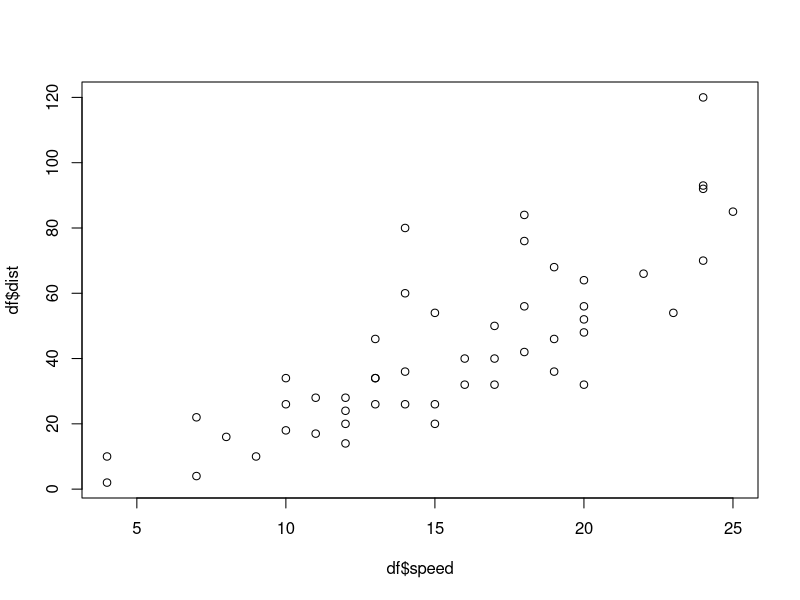

Source code (R):
## ---- chunk 1
library(knitr)
obs <- seq(1:5)
income <- c(30,28,52,40,35)
edu <- c(12,13,18,16,17)
df <- data.frame(obs,income,edu)
names(df) <- c("Observation","Income ($*1000)","Education (Years)")
kable(df)
## ---- chunk 2
meana <- mean(income)
meanb <-  mean(edu)

df$a <- income - meana
df$b <- edu - meanb
df$c <- df$a*df$b

sum <- sum(df$c)

sda <- sd(income)
sdb <- sd(edu)

 bottom <- 4*sda*sdb

cor1 <- sum/bottom
cor1
## ---- chunk 3
test <- cor1*sqrt(3)/sqrt(1-cor1^2)
test

crt <- qt(0.975, 3)
crt
## ---- chunk 4
spearman <- cor(df$`Education (Years)`,df$`Income ($*1000)`, method = "spearman")
spearman
## ---- chunk 5
testd <- cor.test(df$`Education (Years)`,df$`Income ($*1000)`, method = "spearman")
testd
## ---- chunk 6
sample36 <- 2/sqrt(36)
sample36

sample80 <- 2/sqrt(80)
sample80
## ---- chunk 7
library(knitr)
Obs <- seq(1:4)
X <- c(2,8,9,7)
Y <- c(6,6,10,4)
df <- data.frame(Obs,X,Y)
kable(df)
## ---- chunk 8
cc3 <- cor(X, Y, method="pearson")
round(cc3, 3)
## ---- chunk 9
year <- 1984:1994
income <- c(35165,35778,37027,37256,37512,37997,37343,36054,35593,35241,35486)
races <- c(399,469,429,450,474,598,364,430,433,410,317)
df <- data.frame(year,income,races)
names(df) <- c("Year","Median income","Number of races won by leading jockey")
kable(df)
## ---- chunk 10
cortest <- cor.test(races,income,method = "pearson")
cortest

round(cortest$estimate, 3)

pvalue <- cortest$p.value

if(pvalue < 0.05){
print("We reject the null hypothesis")
} else {
print("We fail to reject the null hypothesis")}

## ---- chunk 11
library(knitr)
obs <- 1:6
x <- c(1,2,5,6,11,12)
y <- c(8,4,12,3,10,7)
df <- data.frame(obs,x,y)
names(df) <- c("Observation","Rank of x","Rank of y")
kable(df)
## ---- chunk 12
spearman5 <-  cor.test(df$`Rank of y`, df$`Rank of x`, method = "spearman", alternative = "less")
spearman5
## ---- chunk 13
library(knitr)
obs <- 1:6
x <- c(3.2,2.4,1.6,8.3,7.2,5.1)
y <- c(6.2,7.3,8.1,2.6,6.3,4.3)
df <- data.frame(obs,x,y)
names(df) <- c("Observation","x","y")
kable(df)
## ---- chunk 14
cortest6 <- cor.test(df$x, df$y, method = "pearson")
cortest6

round(cortest6$estimate, 3)
pvalue6 <- cortest6$p.value

if(pvalue6<0.05){
print("We reject the null hypothesis")
} else {
print("We fail to reject the null hypothesis")}
## ---- chunk 15
#m <- read.csv("Milwaukee_sales.csv", header = TRUE)
#cor.test(m$LotSize, m$Bedrms, method = "pearson")
#csv inaccessible
## ---- chunk 16
#ukh <-  read.csv("UK_Housing.csv", header = TRUE)
#cor.test(UK$bedrooms, UK$floorarea, method = "pearson")
#csv inaccessible 
## ---- chunk 17
library(datasets)
df <- cars
plot(df$speed, df$dist)
## ---- chunk 18
nrow(df)
## ---- chunk 19

meandist <- mean(df$dist)
meanspeed <- mean(df$speed)

df$a <- df$speed-meanspeed
df$b <- df$dist-meandist
df$c <- df$a*df$b

carsum <- sum(df$c)

distsd <- sd(df$dist)
speedsd <- sd(df$speed)

den <- 48*distsd*speedsd
Pears <- carsum/den
Pears
## ---- chunk 20
cor.test(df$dist, df$speed, method = "pearson")
## ---- chunk 21
distrank <- rank(df$dist)
speedrank <- rank(df$speed)
minusrank <- speedrank-distrank

k <- minusrank^2

total <- sum(df$k)

high <- 6*df$total

n <- 50

low <- n^3-n

spearman9 <- 1-(high/low)
spearman9
## ---- chunk 22
cor.test(df$dist, df$speed, method = "spearman")
